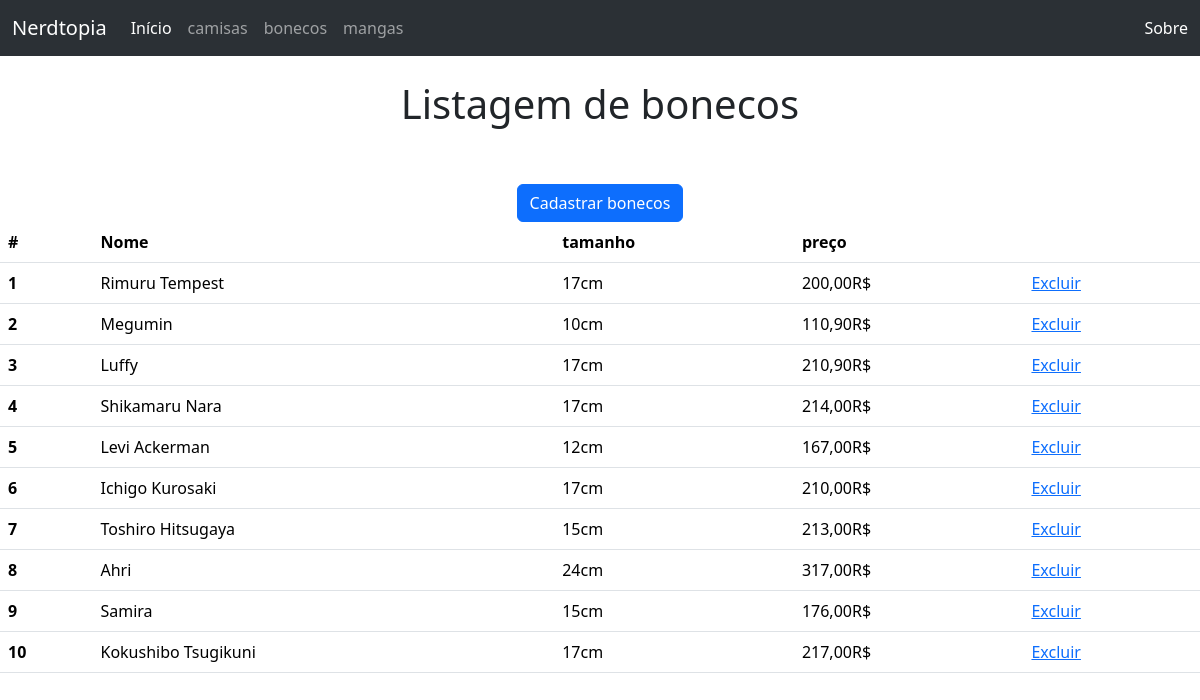
The app's page /nerdtopia_bd-20231212T123753Z-001/nerdtopia_bd/bonecos.php with its own data.
### tables this page shows
CREATE TABLE `bonceos` (
  `id` int(11) NOT NULL,
  `nome` varchar(100) NOT NULL,
  `preco` varchar(100) NOT NULL,
  `tamanho` varchar(100) NOT NULL
);

### nerdtopia_bd-20231212T123753Z-001/nerdtopia_bd/bonecos.php (the view, shortened to what this page needs)
<!DOCTYPE html>
<html lang="en">
<head>
    <link href="https://cdn.jsdelivr.net/npm/bootstrap@5.3.2/dist/css/bootstrap.min.css" rel="stylesheet">
</head>
<body>
    <nav class="navbar navbar-expand-lg bg-body-tertiary" data-bs-theme="dark">
        <div class="container-fluid">
            <a class="navbar-brand" href="#">Nerdtopia</a>
            <div class="collapse navbar-collapse" id="navbarText">
            <ul class="navbar-nav me-auto mb-2 mb-lg-0">
                <li class="nav-item">
                    <a class="nav-link active" aria-current="page" href="index.php">Início</a>
                </li>
                <li class="nav-item">
                    <a class="nav-link" href="camisas.php">camisas</a>
                </li>
                <li class="nav-item">
                    <a class="nav-link" href="bonecos.php">bonecos</a>
                </li>
                <li class="nav-item">
                    <a class="nav-link" href="mangas.php">mangas</a>
                </li>
            </ul>
            <span class="navbar-text">
                <a class="nav-link" href="sobre.php">Sobre</a>
            </span>
            </div>
        </div>
    </nav>
    <center>
        <br>
        <h1>Listagem de bonecos</h1>
        <br>
        <br>
        <a href="bonecos_formulario.php" class="btn btn-primary" role="button">Cadastrar bonecos</a>
    </center>
    <?php
    $servidor = "localhost";
    $usuario = "root";
    $senha = "";
    $banco = "nerdtopia";
    $conn = new mysqli($servidor, $usuario, $senha, $banco);
    $consulta = "SELECT * FROM `bonceos`";
    $result = $conn->query($consulta);
    if ($result->num_rows > 0) {
?>
    <table class="table">
        <thead>
            <tr>
                <th scope="col">#</th>
                <th scope="col">Nome</th>
                <th scope="col">tamanho</th>
                <th scope="col">preço</th>
                <th scope="col"></th>
            </tr>
        </thead>
        <tbody>
<?php
        while($row = $result->fetch_assoc()) {
            echo "<tr>";
            echo "<th scope=\"row\">". $row["id"] ."</th>";
            echo "<td>". $row["nome"] ."</td>";
            echo "<td>". $row["tamanho"] ."</td>";
            echo "<td>". $row["preco"] ."</td>";
            echo "<td><a href=\"bonecos_exclui.php?id=". $row["id"] ."\">Excluir</a></td>";
            echo "</tr>";
        }
?>
        </tbody>
    </table>
<?php
    } else {
        echo "0 itens";
    }
    ?>
</body>
</html>

### records on screen
bonceos: id "1", nome "Rimuru Tempest", tamanho "17cm", preco "200,00R$"
bonceos: id "2", nome "Megumin", tamanho "10cm", preco "110,90R$"
bonceos: id "3", nome "Luffy", tamanho "17cm", preco "210,90R$"
bonceos: id "4", nome "Shikamaru Nara", tamanho "17cm", preco "214,00R$"
bonceos: id "5", nome "Levi Ackerman", tamanho "12cm", preco "167,00R$"
bonceos: id "6", nome "Ichigo Kurosaki", tamanho "17cm", preco "210,00R$"
bonceos: id "7", nome "Toshiro Hitsugaya", tamanho "15cm", preco "213,00R$"
bonceos: id "8", nome "Ahri", tamanho "24cm", preco "317,00R$"
bonceos: id "9", nome "Samira", tamanho "15cm", preco "176,00R$"
bonceos: id "10", nome "Kokushibo Tsugikuni", tamanho "17cm", preco "217,00R$"
